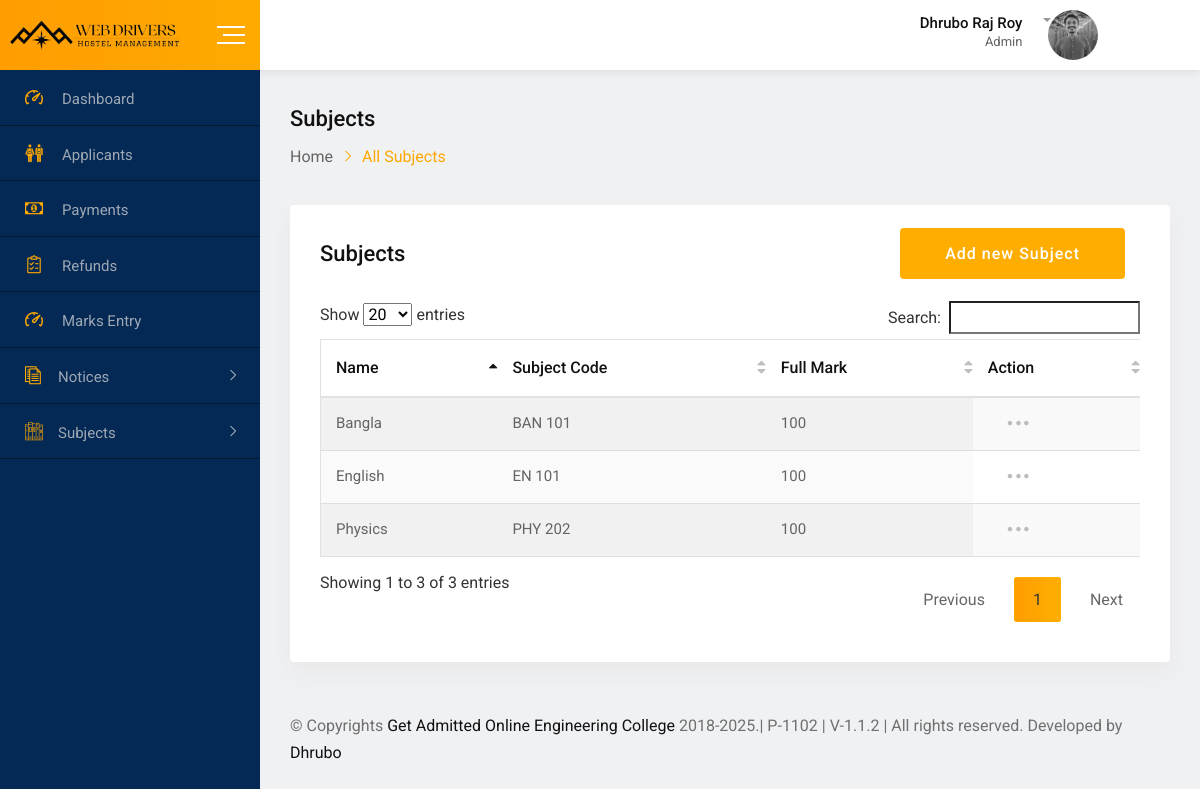
/webadmin/subjects.php (signed in), run on the app's committed database.
### tables this page shows
CREATE TABLE `subjects` (
  `id` int(11) NOT NULL,
  `name` varchar(50) NOT NULL,
  `sub_code` varchar(50) NOT NULL,
  `full_mark` varchar(50) NOT NULL,
  `status` int(2) NOT NULL
);

### webadmin/subjects.php (the view, shortened to what this page needs)
<?php
include('header.php');
$sql="select * from subjects order by id desc";
$res=mysqli_query($con,$sql);
?>
<div class="dashboard-content-one">
<div class="breadcrumbs-area">
    <h3>Subjects</h3>
        <ul>
            <li>
                <a href="index">Home</a>
            </li>
            <li>All Subjects</li>
        </ul>
</div>
<div class="card height-auto">
    <div class="card-body">
        <div class="heading-layout1">
            <div class="item-title">
                <h3>Subjects</h3>
            </div>
            <div class="dropdown show">
                <div class="col-12 form-group mg-t-8">
                    <a href="manage_subjects"> <button type="submit"
                            class="btn-fill-lg btn-gradient-yellow btn-hover-bluedark">Add new Subject</button>
                    </a>
                </div>
            </div>
        </div>
        <div class="table-responsive">
            <table class="table display data-table text-nowrap">
                <thead>
                    <tr>
                        <th>Name</th>
                        <th>Subject Code</th>
                        <th>Full Mark</th>
                        <th>Action</th>
                    </tr>
                </thead>
                <tbody id="myTable">
                    <?php if(mysqli_num_rows($res)>0){
                    while($row=mysqli_fetch_assoc($res)){
                    ?>
                    <tr role="row" class="odd">
                        <td class="sorting_1 dtr-control"><?php echo $row['name']?></td>
                        <td class="sorting_1 dtr-control"><?php echo $row['sub_code']?></td>
                        <td class="sorting_1 dtr-control"><?php echo $row['full_mark']?></td>
                        <td>
                            <div class="dropdown">
                                <a href="#" class="dropdown-toggle" data-toggle="dropdown" aria-expanded="false">
                                    <span class="flaticon-more-button-of-three-dots"></span>
                                </a>
                            </div>
                        </td>
                    </tr>
                    <?php
                        } } else { ?>
                    <tr>
                        <td colspan="5">No data found</td>
                    </tr>
                    <?php } ?>
            </table>
        </div>
    </div>
</div>
<?php include('footer.php');?>

### webadmin/header.php (shortened to what this page needs)
<?php
   require('../inc/connection.inc.php');
   ?>
<!doctype html>
<html class="no-js" lang="">
   <head>
      <link rel="stylesheet" href="css/normalize.css">
      <link rel="stylesheet" href="css/main.css">
      <link rel="stylesheet" href="css/bootstrap.min.css">
      <link rel="stylesheet" href="css/all.min.css">
      <link rel="stylesheet" href="fonts/flaticon.css">
      <link rel="stylesheet" href="css/fullcalendar.min.css">
      <link rel="stylesheet" href="css/animate.min.css">
      <link rel="stylesheet" href="css/select2.min.css">
      <link rel="stylesheet" href="css/jquery.dataTables.min.css">
      <link rel="stylesheet" href="css/datepicker.min.css">
      <link rel="stylesheet" href="https://cdnjs.cloudflare.com/ajax/libs/font-awesome/6.1.2/css/fontawesome.min.css" />
      <link href="https://cdn.jsdelivr.net/npm/summernote@0.8.18/dist/summernote-bs4.min.css" rel="stylesheet">
      <link rel="stylesheet" href="css/toastr.min.css">
      <link rel="stylesheet" href="css/style.css">
      <link rel="stylesheet" href="css/custom.css">
      <link rel="stylesheet" href="css/invoice.css">
   </head>
   <body>
      <div id="wrapper" class="wrapper bg-ash">
      <div class="navbar navbar-expand-md header-menu-one bg-light">
         <div class="nav-bar-header-one">
            <div class="header-logo">
               <a href="index.php">
               <img src="img/logo.png" alt="logo" width="172px">
               </a>
            </div>
            <div class="toggle-button sidebar-toggle">
               <button type="button" class="item-link">
               <span class="btn-icon-wrap">
               <span></span>
               <span></span>
               <span></span>
               </span>
               </button>
            </div>
         </div>
         <div class="header-main-menu collapse navbar-collapse" id="mobile-navbar">
            <ul class="navbar-nav">
               <li class="navbar-item header-search-bar">
                  <div class="input-group stylish-input-group">
                     <span class="input-group-addon">
                     </span>
                  </div>
               </li>
            </ul>
            <?php
               $uid=$_SESSION['ADMIN_ID'];
               $sql="select * from `admin` where id='$uid'";
               $row=mysqli_fetch_assoc(mysqli_query($con,$sql));
               ?>
            <ul class="navbar-nav">
               <li class="navbar-item dropdown header-admin">
                  <a class="navbar-nav-link dropdown-toggle" href="#" role="button" data-toggle="dropdown"
                     aria-expanded="false">
                     <div class="admin-title">
                        <h5 class="item-title"><?php echo $row['name']?></h5>
                        <span>Admin</span>
                     </div>
                     <div class="admin-img">
                        <img  style="width: 50px;height: 50px;"  src="<?php echo STUDENT_IMAGE.$row['image']?>" alt="Admin">
                     </div>
                  </a>
               </li>
               <li class="navbar-item dropdown header-notification">
                  <a class="navbar-nav-link dropdown-toggle" onclick="read_notification('<?php echo time()?>')"
                     role="button" data-toggle="dropdown" aria-expanded="false">
                     <i class="far fa-bell"></i>
                  </a>
               </li>
            </ul>
         </div>
      </div>
      <div class="dashboard-page-one">
      <div class="sidebar-main sidebar-menu-one sidebar-expand-md sidebar-color">
         <div class="sidebar-menu-content">
            <ul class="nav nav-sidebar-menu sidebar-toggle-view">
               <li class="nav-item">
                  <a href="index" class="nav-link <?php ?>">
                     <i class="flaticon-dashboard"></i>
                     <span>Dashboard</span>
                  </a>
               </li>
               <li class="nav-item">
                  <a href="applicants" class="nav-link <?php ?>">
                     <i class="flaticon-classmates"></i>
                     <span>Applicants</span>
                  </a>
               </li>
               <li class="nav-item">
                  <a href="payments" class="nav-link <?php ?>">
                     <i class="flaticon-money"></i>
                     <span>Payments</span>
                  </a>
               </li>
               <li class="nav-item">
                  <a href="refunds" class="nav-link <?php ?>">
                     <i class="flaticon-shopping-list"></i>
                     <span>Refunds</span>
                  </a>
               </li>
               <li class="nav-item">
                  <a href="markEntry" class="nav-link <?php ?>">
                     <i class="flaticon-dashboard"></i>
                     <span>Marks Entry</span>
                  </a>
               </li>
               <li class="nav-item sidebar-nav-item">
                     <a href="#" class="nav-link"><i class="flaticon-script"></i><span>Notices</span></a>
               </li>
               <li class="nav-item sidebar-nav-item">
                  <a href="#" class="nav-link"><i class="flaticon-books"></i><span>Subjects</span></a>
               </li>
            </ul>
         </div>
      </div>

### webadmin/css/main.css (style rules this page uses)
html { color: #222; font-size: 1em; line-height: 1.4; }
audio, canvas, iframe, img, svg, video { vertical-align: middle; }

### data on the page
subjects: name "Physics", sub_code "PHY 202", full_mark "100"
subjects: name "English", sub_code "EN 101", full_mark "100"
subjects: name "Bangla", sub_code "BAN 101", full_mark "100"

### other printed values
$row['name'] "Dhrubo Raj Roy"
